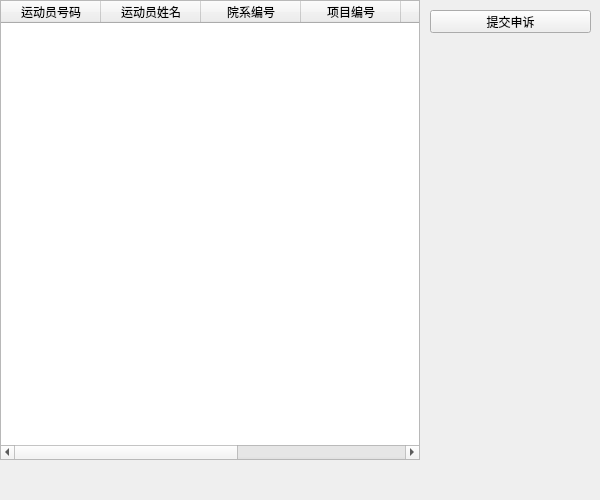
<?xml version="1.0" encoding="UTF-8"?>
<ui version="4.0">
 <class>college_admin_complaint</class>
 <widget class="QWidget" name="college_admin_complaint">
  <property name="geometry">
   <rect>
    <x>0</x>
    <y>0</y>
    <width>600</width>
    <height>500</height>
   </rect>
  </property>
  <property name="windowTitle">
   <string>college_admin_complaint</string>
  </property>
  <widget class="QTableWidget" name="tableWidget">
   <property name="geometry">
    <rect>
     <x>0</x>
     <y>0</y>
     <width>420</width>
     <height>460</height>
    </rect>
   </property>
   <column>
    <property name="text">
     <string>运动员号码</string>
    </property>
   </column>
   <column>
    <property name="text">
     <string>运动员姓名</string>
    </property>
   </column>
   <column>
    <property name="text">
     <string>院系编号</string>
    </property>
   </column>
   <column>
    <property name="text">
     <string>项目编号</string>
    </property>
   </column>
   <column>
    <property name="text">
     <string>分数</string>
    </property>
   </column>
   <column>
    <property name="text">
     <string>排名</string>
    </property>
   </column>
   <column>
    <property name="text">
     <string>状态</string>
    </property>
   </column>
  </widget>
  <widget class="QPushButton" name="pushButton">
   <property name="geometry">
    <rect>
     <x>430</x>
     <y>10</y>
     <width>161</width>
     <height>23</height>
    </rect>
   </property>
   <property name="text">
    <string>提交申诉</string>
   </property>
  </widget>
 </widget>
 <resources/>
 <connections>
  <connection>
   <sender>pushButton</sender>
   <signal>clicked()</signal>
   <receiver>college_admin_complaint</receiver>
   <slot>slot1()</slot>
   <hints>
    <hint type="sourcelabel">
     <x>482</x>
     <y>17</y>
    </hint>
    <hint type="destinationlabel">
     <x>497</x>
     <y>61</y>
    </hint>
   </hints>
  </connection>
 </connections>
 <slots>
  <slot>slot1()</slot>
 </slots>
</ui>
